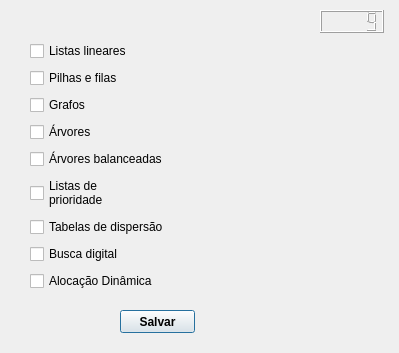
<?xml version="1.0" encoding="UTF-8"?>
<ui version="4.0">
 <class>estrut_dados</class>
 <widget class="QDialog" name="estrut_dados">
  <property name="geometry">
   <rect>
    <x>0</x>
    <y>0</y>
    <width>399</width>
    <height>353</height>
   </rect>
  </property>
  <property name="windowTitle">
   <string>Dialog</string>
  </property>
  <widget class="QWidget" name="verticalLayoutWidget">
   <property name="geometry">
    <rect>
     <x>30</x>
     <y>40</y>
     <width>321</width>
     <height>261</height>
    </rect>
   </property>
   <layout class="QVBoxLayout" name="verticalLayout">
    <item>
     <widget class="QCheckBox" name="checkBox">
      <property name="text">
       <string>Listas lineares</string>
      </property>
     </widget>
    </item>
    <item>
     <widget class="QCheckBox" name="checkBox_3">
      <property name="text">
       <string>Pilhas e filas</string>
      </property>
     </widget>
    </item>
    <item>
     <widget class="QCheckBox" name="checkBox_4">
      <property name="text">
       <string>Grafos</string>
      </property>
     </widget>
    </item>
    <item>
     <widget class="QCheckBox" name="checkBox_2">
      <property name="text">
       <string>Árvores</string>
      </property>
     </widget>
    </item>
    <item>
     <widget class="QCheckBox" name="checkBox_7">
      <property name="text">
       <string>Árvores balanceadas</string>
      </property>
     </widget>
    </item>
    <item>
     <widget class="QCheckBox" name="checkBox_6">
      <property name="text">
       <string>Listas de
prioridade</string>
      </property>
     </widget>
    </item>
    <item>
     <widget class="QCheckBox" name="checkBox_5">
      <property name="text">
       <string>Tabelas de dispersão</string>
      </property>
     </widget>
    </item>
    <item>
     <widget class="QCheckBox" name="checkBox_8">
      <property name="text">
       <string>Busca digital</string>
      </property>
     </widget>
    </item>
    <item>
     <widget class="QCheckBox" name="checkBox_9">
      <property name="text">
       <string>Alocação Dinâmica</string>
      </property>
     </widget>
    </item>
   </layout>
  </widget>
  <widget class="QPushButton" name="pushButton">
   <property name="geometry">
    <rect>
     <x>120</x>
     <y>310</y>
     <width>75</width>
     <height>23</height>
    </rect>
   </property>
   <property name="font">
    <font>
     <weight>75</weight>
     <bold>true</bold>
    </font>
   </property>
   <property name="text">
    <string>Salvar</string>
   </property>
  </widget>
  <widget class="QLCDNumber" name="lcdNumber">
   <property name="geometry">
    <rect>
     <x>320</x>
     <y>10</y>
     <width>64</width>
     <height>23</height>
    </rect>
   </property>
   <property name="intValue" stdset="0">
    <number>9</number>
   </property>
  </widget>
 </widget>
 <resources/>
 <connections/>
</ui>
